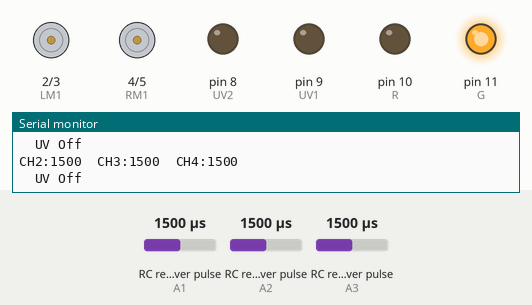
Simulated run of this sketch. Board: Arduino Uno, built with avr-gcc and run on an emulated ATmega328P. Shown: motor-driver pin pairs drawn as motors (green arrow = first pin HIGH = forward, orange = second pin HIGH = backward, longer = more drive), output pins drawn as LEDs (lit = HIGH), the last lines printed to the serial monitor. Wiring (inferred from the names in the program): 3 × RC receiver channel: data A1 / data A2 / data A3. Dashed ring = blinking. The inputs (shaded band) are chosen by the test bench; at power-on: RC receiver pulse (sensors on A1, A3, A2) 1500 µs.

Above: at 3.2 s.
3.3 s: RC receiver pulse (sensor on A1) set to 1265 µs
6.3 s: RC receiver pulse (sensor on A1) set to 1239 µs
At 6.96 s:
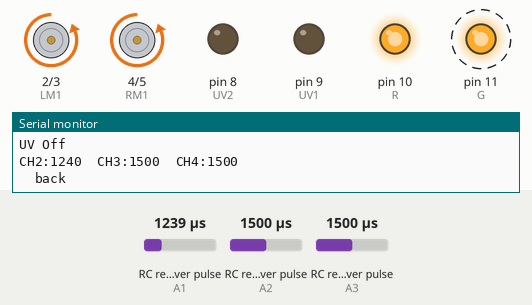
9.3 s: RC receiver pulse (sensor on A3) set to 1124 µs
12.3 s: RC receiver pulse (sensor on A3) set to 1102 µs
At 12.88 s:
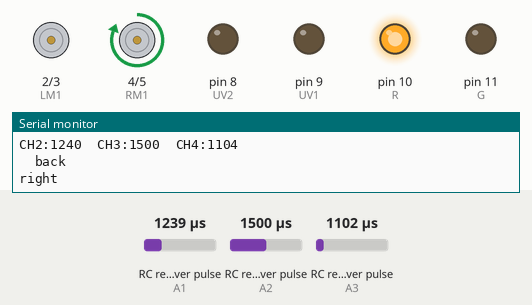
15.3 s: RC receiver pulse (sensor on A1) set to 1980 µs
At 15.58 s:
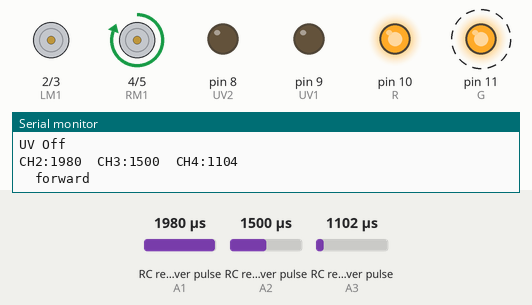
18.3 s: RC receiver pulse (sensor on A3) set to 1980 µs
At 19.09 s:
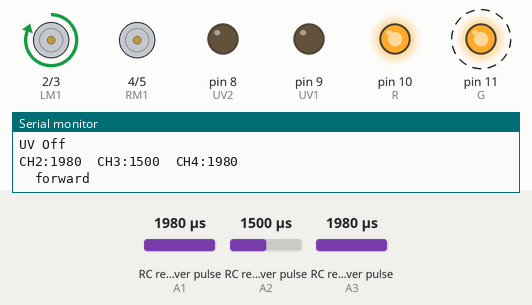
Timing chart, 0 to 22.3 s (numbered marks = the images above; inputs shaded):
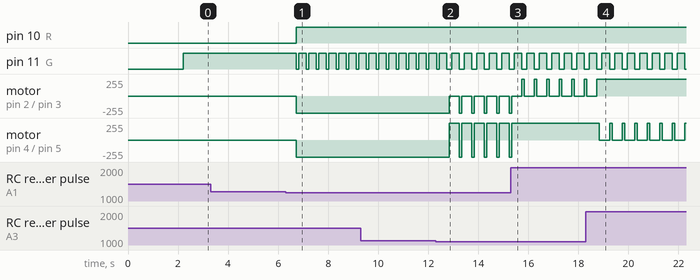

Measured:
- the behaviour switches between 1254 and 1253 µs on RC receiver pulse (sensor on A1) (found by bisection; images 0 and 1)
- the behaviour switches between 1114 and 1113 µs on RC receiver pulse (sensor on A3) (found by bisection; images 1 and 2)
- after the input at 6.3 s, pin 10 (R): LOW → HIGH after 0.42 s; pin 11 (G): alternates HIGH for 0.30 s and LOW for 0.10 s, starting after 0.42 s; motor on pin 2 (LM1) / pin 3 (LM2), motor on pin 4 (RM1) / pin 5 (RM2): stopped → backward 255/255 after 0.42 s
- after the input at 12.3 s, motor on pin 2 (LM1) / pin 3 (LM2): alternates backward 255/255 for 0.10 s and stopped for 0.40 s, starting after 0.53 s; motor on pin 4 (RM1) / pin 5 (RM2): alternates forward 255/255 for 0.40 s and backward 255/255 for 0.10 s, starting after 0.53 s
- after the input at 15.3 s, motor on pin 4 (RM1) / pin 5 (RM2): goes on until 15.3 s, then stays forward 255/255
- after the input at 18.3 s, motor on pin 2 (LM1) / pin 3 (LM2): goes on until 18.7 s, then stays forward 255/255; motor on pin 4 (RM1) / pin 5 (RM2): alternates forward 255/255 for 0.10 s and stopped for 0.40 s, starting after 0.54 s

The sketch:

try_1.ino
```cpp
#include <EnableInterrupt.h>

#define SERIAL_PORT_SPEED 57600
#define RC_NUM_CHANNELS  4

#define RC_CH2  1
#define RC_CH3  2
#define RC_CH4  3

#define RC_CH2_INPUT  A1
#define RC_CH3_INPUT  A2
#define RC_CH4_INPUT  A3


uint16_t rc_values[RC_NUM_CHANNELS];
uint32_t rc_start[RC_NUM_CHANNELS];
volatile uint16_t rc_shared[RC_NUM_CHANNELS];

#define LM1 2
#define LM2 3
#define RM1 4
#define RM2 5
#define R 10
#define G 11
#define UV1 9
#define UV2 8

//int ch2 = A1;
//int ch3 = A2;
//int ch4 = A3;

int axis1, axis2,axis3, axis4;

void rc_read_values() {
  noInterrupts();
  memcpy(rc_values, (const void *)rc_shared, sizeof(rc_shared));
  interrupts();
}


void calc_input(uint8_t channel, uint8_t input_pin) {
  if (digitalRead(input_pin) == HIGH) {
    rc_start[channel] = micros();
  } else {
    uint16_t rc_compare = (uint16_t)(micros() - rc_start[channel]);
    rc_shared[channel] = rc_compare;
  }
}

void calc_ch2() { calc_input(RC_CH2, RC_CH2_INPUT); }
void calc_ch3() { calc_input(RC_CH3, RC_CH3_INPUT); }
void calc_ch4() { calc_input(RC_CH4, RC_CH4_INPUT); }
//////////////////////////////////////////////
int checkCh2(){
    rc_read_values();
    return ((int)rc_values[RC_CH2]);
}
int starttime;

int checkStart(){
    int minth=2400;
    int maxth=1200;
    int centh=1800;
    int t1 = millis();

    // wait untill max
    while(checkCh2()<maxth){delay(100);}
    // check if max for 2 sec
    t1 = millis();
    while ((millis() - starttime) <=2000){
        if(checkCh2()<maxth){return 0;}
    }

    // wait untill min
    while(checkCh2()>minth){delay(100);}
    // check if max for 2 sec
    t1 = millis();
    while ((millis() - starttime) <=2000){
        if(checkCh2()>minth){return 0;}
    }

    // wait untill center
    while(checkCh2()>(centh-.1*centh)  and checkCh2()<(centh+.1*centh)){delay(100);}

    return 1;

}

void setup() {
  // put your setup code here, to run once:
    Serial.begin(9600);
    pinMode(RC_CH2_INPUT, INPUT);
    pinMode(RC_CH3_INPUT, INPUT);
    pinMode(RC_CH4_INPUT, INPUT);

    enableInterrupt(RC_CH2_INPUT, calc_ch2, CHANGE);
    enableInterrupt(RC_CH3_INPUT, calc_ch3, CHANGE);
    enableInterrupt(RC_CH4_INPUT, calc_ch4, CHANGE);

//    pinMode(ch2, INPUT);
//    pinMode(ch3, INPUT);
//    pinMode(ch4, INPUT);
    pinMode(LM1, OUTPUT);
    pinMode(LM2,OUTPUT);
    pinMode(RM1, OUTPUT);
    pinMode(RM2, OUTPUT);
    pinMode(G, OUTPUT);
    pinMode(R, OUTPUT);
    pinMode(UV1, OUTPUT);
    pinMode(UV2, OUTPUT);

    digitalWrite(G,LOW);
    digitalWrite(R,LOW);
    while(checkStart()==0){}

}

void loop() {
  // put your main code here, to run repeatedly:
  rc_read_values();

  Serial.print("CH2:"); Serial.print(rc_values[RC_CH2]); Serial.print("\t");
  Serial.print("CH3:"); Serial.print(rc_values[RC_CH3]); Serial.print("\t");
  Serial.print("CH4:"); Serial.println(rc_values[RC_CH4]); Serial.print("\t");
  delay(200);

  axis2 = rc_values[RC_CH2];
  axis4 = rc_values[RC_CH4];

if(axis2 > 1480 && axis2 < 1510 && axis4 > 1460 && axis4 < 1480)
{
  endMovement();
}
if(axis2 > 1800 ){
  moveForward();
}
if(axis2 < 1253){
  moveBackward();
  }
if(axis4 < 1115 ){
  moveRight();
  }
if(axis4 > 1823 ){
  moveLeft();
}

if(axis2 == 0 || axis4 == 0){
  endMovement();
  }
if(axis2 >2000 || axis4 > 2000){
  endMovement();
  }
if ( rc_values[RC_CH3] < 1000){
  digitalWrite(UV1,HIGH);
  digitalWrite(UV2,HIGH);
  digitalWrite(R,HIGH);
  Serial.println("UV ON");
  delay(100);

}
else{
  digitalWrite(UV1,LOW);
  digitalWrite(UV2,LOW);
  digitalWrite(G,HIGH);
  Serial.println("UV Off");
  delay(100);

}
}

void moveForward(){
  digitalWrite(G,LOW);
  digitalWrite(R,HIGH);
  digitalWrite(LM1, HIGH);
  digitalWrite(LM2, LOW);
  digitalWrite(RM1, HIGH);
  digitalWrite(RM2, LOW);
  Serial.println("forward");
  delay(100);
  }


void endMovement(){
  digitalWrite(G,HIGH);
  digitalWrite(R,LOW);
  digitalWrite(LM1, LOW);
  digitalWrite(LM2, LOW);
  digitalWrite(RM1, LOW);
  digitalWrite(RM2, LOW);
  Serial.println("stop");
  delay(100);
}

void moveBackward(){
  digitalWrite(G,LOW);
  digitalWrite(R,HIGH);
  digitalWrite(LM1, LOW);
  digitalWrite(LM2, HIGH);
  digitalWrite(RM1, LOW);
  digitalWrite(RM2, HIGH);
  Serial.println("back");
  delay(100);
}

void moveLeft(){
  digitalWrite(G,LOW);
  digitalWrite(R,HIGH);
  digitalWrite(LM1, HIGH);
  digitalWrite(LM2, LOW);
  digitalWrite(RM1, LOW);
  digitalWrite(RM2, LOW);
  Serial.println("left");
  delay(100);
}

void moveRight(){
  digitalWrite(G,LOW);
  digitalWrite(R,HIGH);
  digitalWrite(LM1, LOW);
  digitalWrite(LM2, LOW);
  digitalWrite(RM1, HIGH);
  digitalWrite(RM2, LOW);
  Serial.println("right");
  delay(100);
}
```
